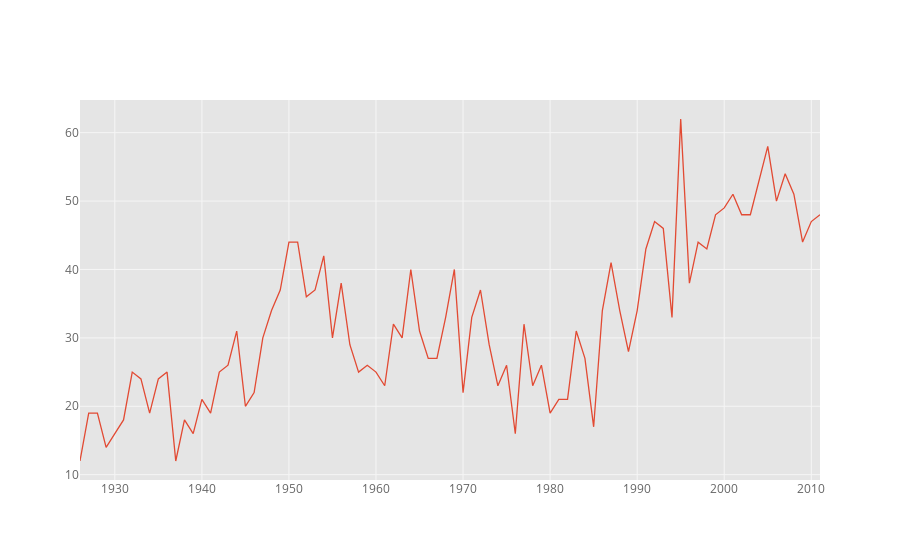

Notebook code for this chart:
### Code cell
df2[['W', 'year']].iplot(kind='scatter', x ='year')

### Figure 1 — Plotly figure (JSON) as saved in the notebook; plotly's stock layout.template omitted (floating-point values rounded to 4 significant figures)
{"data": [{"line": {"color": "rgba(226, 74, 51, 1.0)", "dash": "solid", "shape": "linear", "width": 1.3}, "mode": "lines", "name": "W", "text": "", "type": "scatter", "x": [1926, 1927, 1928, 1929, 1930, 1931, 1932, 1933, 1934, 1935, 1936, 1937, 1938, 1939, 1940, 1941, 1942, 1943, 1944, 1945, 1946, 1947, 1948, 1949, 1950, 1951, 1952, 1953, 1954, 1955, 1956, 1957, 1958, 1959, 1960, 1961, 1962, 1963, 1964, 1965, 1966, 1967, 1968, 1969, 1970, 1971, 1972, 1973, 1974, 1975, 1976, 1977, 1978, 1979, 1980, 1981, 1982, 1983, 1984, 1985, 1986, 1987, 1988, 1989, 1990, 1991, 1992, 1993, 1994, 1995, 1996, 1997, 1998, 1999, 2000, 2001, 2002, 2003, 2005, 2006, 2007, 2008, 2009, 2010, 2011], "y": [12, 19, 19, 14, 16, 18, 25, 24, 19, 24, 25, 12, 18, 16, 21, 19, 25, 26, 31, 20, 22, 30, 34, 37, 44, 44, 36, 37, 42, 30, 38, 29, 25, 26, 25, 23, 32, 30, 40, 31, 27, 27, 33, 40, 22, 33, 37, 29, 23, 26, 16, 32, 23, 26, 19, 21, 21, 31, 27, 17, 34, 41, 34, 28, 34, 43, 47, 46, 33, 62, 38, 44, 43, 48, 49, 51, 48, 48, 58, 50, 54, 51, 44, 47, 48]}], "layout": {"legend": {"bgcolor": "#FFFFFF", "font": {"color": "#666666"}}, "paper_bgcolor": "#FFFFFF", "plot_bgcolor": "#E5E5E5", "title": {"font": {"color": "#151516"}}, "xaxis": {"gridcolor": "#F6F6F6", "showgrid": true, "tickfont": {"color": "#666666"}, "title": {"font": {"color": "#666666"}, "text": ""}, "zerolinecolor": "#F6F6F6"}, "yaxis": {"gridcolor": "#F6F6F6", "showgrid": true, "tickfont": {"color": "#666666"}, "title": {"font": {"color": "#666666"}, "text": ""}, "zerolinecolor": "#F6F6F6"}}}
